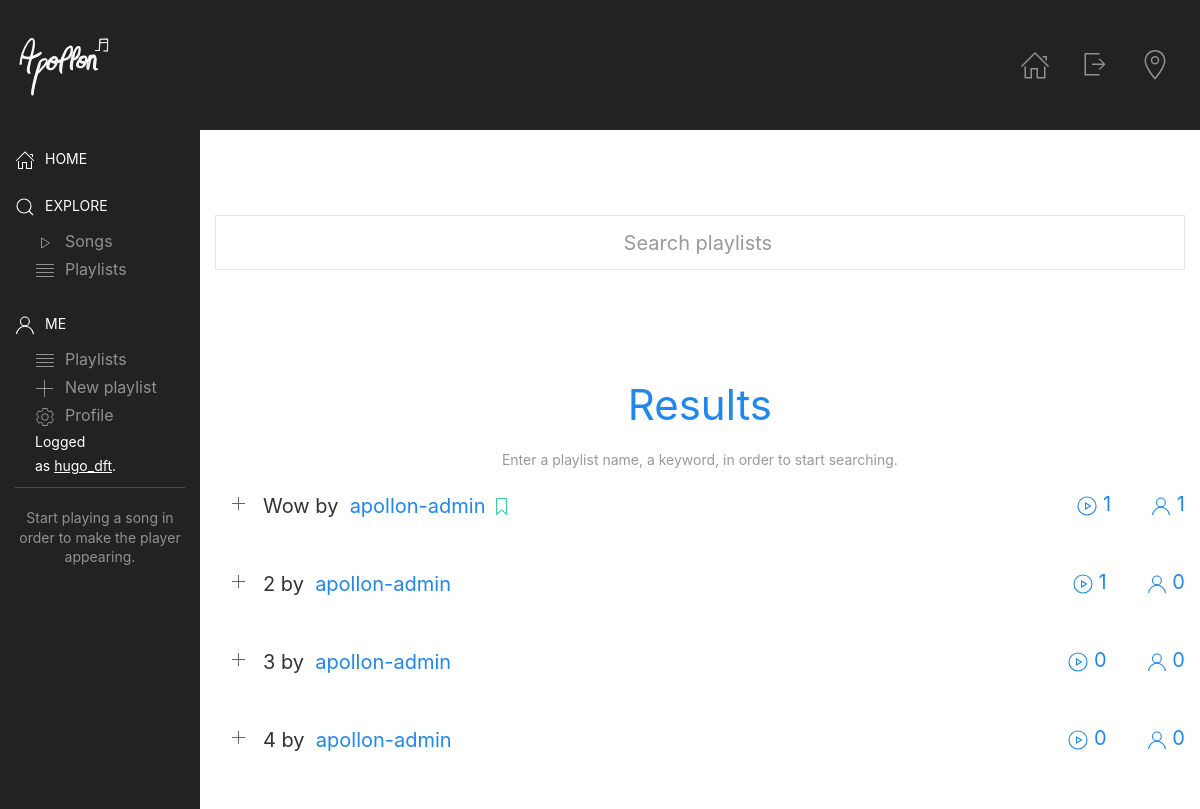
/search/playlists (signed in), run on the app's committed database.
### app/models/playlist.py (models this page shows, shortened)
class Playlist(models.Model):
    created_by = models.ForeignKey(UserProfile,
                                   blank=True,
                                   null=True,
                                   unique=False,
                                   on_delete=models.CASCADE)
    title = models.CharField(blank=True,
                             null=False,
                             max_length=500)
    picture = models.TextField(blank=True,
                               null=True,
                               default='/static/img/album-img-not-found.png',
                               max_length=500)
    description = models.TextField(blank=True,
                                   null=True,
                                   default='No description provided',
                                   max_length=500)
    songs = models.ManyToManyField(Song,
                                   blank=True,
                                   related_name='playlists')
    followers = models.ManyToManyField(UserProfile,
                                       blank=True,
                                       related_name='playlists_followed')
    created_at = models.DateTimeField(blank=True,
                                      null=True,
                                      auto_now_add=True)
    is_public = models.BooleanField(blank=True,
                                    null=False,
                                    default=True)

### app/models/user_profile.py (models this page shows, shortened)
class UserProfile(models.Model):
    user = models.OneToOneField(User,
                                on_delete=models.CASCADE,
                                null=False)
    biography = models.TextField(blank=True,
                                 null=True,
                                 default='No description provided',
                                 max_length=300)
    is_valid = models.BooleanField(blank=True,
                                   null=True,
                                   default=False)
    confirmation_token = models.CharField(blank=True,
                                          null=True,
                                          default=get_random_string(length=32),
                                          max_length=32)

### app/views/search.py (the view, shortened to what this page needs)
# urls.py: path('search/playlists', PlaylistSearchEngine.as_view(), name='app_search_playlists'),
class PlaylistSearchEngine(LoginRequiredMixin, ListView):
    template_name = 'playlist/search.html'
    def get_context_data(self, *, object_list=None, **kwargs):
        context = super().get_context_data(**kwargs)
        context['suggestions'] = Playlist.objects.order_by('-created_at')[:5]
        return context
    def get_queryset(self):
        return Playlist.objects.filter(
            title__icontains=self.request.GET.get('search') if self.request.GET.get('search') is not None else '',
            is_public=True) \
                   .exclude(created_by__user=self.request.user)[:10]

### app/templatetags/custom_tags.py (called while the page is built)
def return_playlist_search_result_template(playlist, user):
    return render_to_string('playlist/search-result.html', {
        'object': playlist,
        'user': user
    })

def check_playlist_is_already_followed(playlist, user):
    userProfile = UserProfile.objects.get(user=user)
    playlist = playlist.followers.filter(user_id=userProfile.user.id)
    return True if playlist else False

### templates/playlist/search.html (shortened to what this page needs)
{% extends 'layouts/home.html' %}
{% load static i18n custom_tags %}
{% block content %}
    <div uk-grid class="uk-grid-collapse">
        <div class="uk-child-width-1-1 uk-width-1-1 uk-flex-middle uk-flex-center uk-grid-collapse uk-margin-large-top" uk-grid>
            <div class="uk-align-center uk-flex-middle uk-flex-center">
                <div class="uk-padding-small">
                    <form method="get" class="uk-align-center uk-flex-middle uk-flex-center">
                        <input name="search" class="uk-width-1-1 uk-form-width-large uk-input uk-form-large uk-text-center" type="search" value="{{ request.GET.search }}"
                               placeholder="{% trans 'Search playlists' %}" autofocus="">
                    </form>
                </div>
            </div>
            <div class="uk-margin uk-margin-large-bottom">
                <div class="uk-padding-small">
                    <h1 class="uk-text-center uk-text-primary">{% trans 'Results' %}</h1>
                    {% if not request.GET.search %}
                        <p class="uk-text-center uk-text-meta">{% trans 'Enter a playlist name, a keyword, in order to start searching.' %}</p>
                    {% endif %}
                    <ul uk-accordion>
                        {% for playlist in object_list %}
                            {{ playlist|return_playlist_search_result_template:request.user }}
                        {% endfor %}
                    </ul>
                </div>
            </div>
        </div>
    </div>
{% endblock %}

### templates/layouts/home.html (shortened to what this page needs)
{% extends 'layouts/base.html' %}
{% load static i18n custom_tags%}
{% block body %}
    {% block nav %}
        <div class="top-wrap uk-position-relative uk-light uk-background-secondary">
            <div id="usernav" class="nav" uk-sticky="cls-active: uk-background-secondary uk-box-shadow-medium; top: 100vh; animation: uk-animation-slide-top">
                <div class="uk-padding-small">
                    <nav class="uk-navbar uk-navbar-container uk-navbar-transparent" data-uk-navbar>
                        <div class="uk-navbar-left">
                            <div class="uk-navbar-item uk-padding-remove-horizontal uk-animation-toggle">
                            </div>
                        </div>
                        <div class="uk-navbar-right">
                            <ul class="uk-navbar-nav uk-visible@s">
                                <li>
                                    <a href="{% url 'app_home' %}" uk-icon="icon : home; ratio : 1.5"></a>
                                </li>
                                <li>
                                    <a uk-icon="icon : sign-out; ratio : 1.5" href="{% url 'app_logout' %}"></a>
                                </li>
                                <li>
                                    <a href="#" uk-icon="icon : location; ratio : 1.5"></a>
                                </li>
                            </ul>
                        </div>
                    </nav>
                </div>
            </div>
        </div>
    {% endblock %}
    <div class="uk-grid-collapse" uk-grid id="sidebar">
        <div class="uk-width-1-6@l uk-visible@s uk-background-secondary uk-light uk-padding-small">
            {% block  sidebar %}
                <div uk-sticky="top: #usernav; offset: 100; media: @l" uk-height-viewport>
                    <ul class="uk-nav uk-nav-primary uk-margin-auto-vertical">
                        <a href="{% url 'app_home' %}" class="uk-nav-header uk-text-middle">
                            <span class="uk-margin-small-right" uk-icon="home"></span>{% trans 'Home' %}
                        </a>
                        <li class="uk-nav-header"><span class="uk-margin-small-right" uk-icon="search"></span>{% trans 'Explore' %}</li>
                        <li class="uk-parent">
                            <ul class="uk-nav-sub uk-margin-left">
                                <li>
                                    <a href="{% url 'app_search_songs' %}"><span class="uk-margin-small-right" uk-icon="play"></span>{% trans 'Songs' %}</a>
                                </li>
                                <li>
                                    <a href="{% url 'app_search_playlists' %}"><span class="uk-margin-small-right" uk-icon="table"></span>{% trans 'Playlists' %}</a>
                                </li>
                            </ul>
                        </li>
                        <li class="uk-nav-header"><span class="uk-margin-small-right" uk-icon="user"></span>{% trans 'Me' %}</li>
                        <li class="uk-parent">
                            <ul class="uk-nav-sub uk-margin-left">
                                <li>
                                    <a href="{% url 'app_user_playlists' %}"><span class="uk-margin-small-right" uk-icon="table"></span>{% trans 'Playlists' %}</a>
                                </li>
                                <li>
                                    <a href="{% url 'app_new_playlist' %}"><span class="uk-margin-small-right" uk-icon="plus"></span>{% trans 'New playlist' %}</a>
                                </li>
                                <li>
                                    <a href="{% url 'app_profile_update' user.id %}"><span class="uk-margin-small-right" uk-icon="cog"></span>{% trans 'Profile' %}</a>
                                </li>
                                <li>
                                    <span class="uk-text-meta uk-text-primary">
                                        {% trans 'Logged as' %}&nbsp;<u>{{ user.username }}</u>.
                                    </span>
                                </li>
                            </ul>
                        </li>
                        <li class="uk-nav-divider"></li>
                        <li>
                            <div id="hidden-player-container" uk-grid class="uk-grid-collapse uk-margin-top">
                                {% block apollon-player %}
                                    <span class="uk-text-meta uk-text-center uk-width-1-1">
                                    {% trans 'Start playing a song in order to make the player appearing.' %}
                                    </span>
                                {% endblock %}
                            </div>
                        </li>
                    </ul>
                </div>
            {% endblock %}
        </div>
        <div class="uk-width-5-6@l uk-width-1-1@s">
            {% block content %}{% endblock %}
        </div>
    </div>
{% endblock %}

### templates/playlist/search-result.html (shortened to what this page needs)
{% load static i18n custom_tags %}
<li>
    <div class="uk-accordion-title">
        <div class="uk-inline">
            {{ object.title }}&nbsp;by&nbsp;
            <span class="uk-text-primary" href="{% url 'app_public_profile' object.created_by.user.username %}">{{ object.created_by.user.username }}</span></u>
        </div>
        {% if object|check_playlist_is_already_followed:user %}
            <span class="uk-text-primary uk-text-middle">
                <span uk-icon="bookmark" uk-tooltip="{% trans 'You follow this playlist' %}" class="uk-text-success"></span>
            </span>
        {% endif %}
        <span class="uk-text-primary uk-text-middle uk-align-right">
            <span uk-icon="user"></span>&nbsp;{{object.followers.count}}
        </span>
        <span class="uk-text-primary uk-text-middle uk-align-right">
            <span uk-icon="play-circle"></span>&nbsp;{{object.songs.count}}
        </span>
    </div>
</li>

### data on the page
Playlist: title "Wow", created_by.user.username "apollon-admin", followers.count "1", songs.count "1"
Playlist: title "2", created_by.user.username "apollon-admin", followers.count "0", songs.count "1"
Playlist: title "3", created_by.user.username "apollon-admin", followers.count "0", songs.count "0"
Playlist: title "4", created_by.user.username "apollon-admin", followers.count "0", songs.count "0"

### other printed values
{{ user.username }} "hugo_dft"
